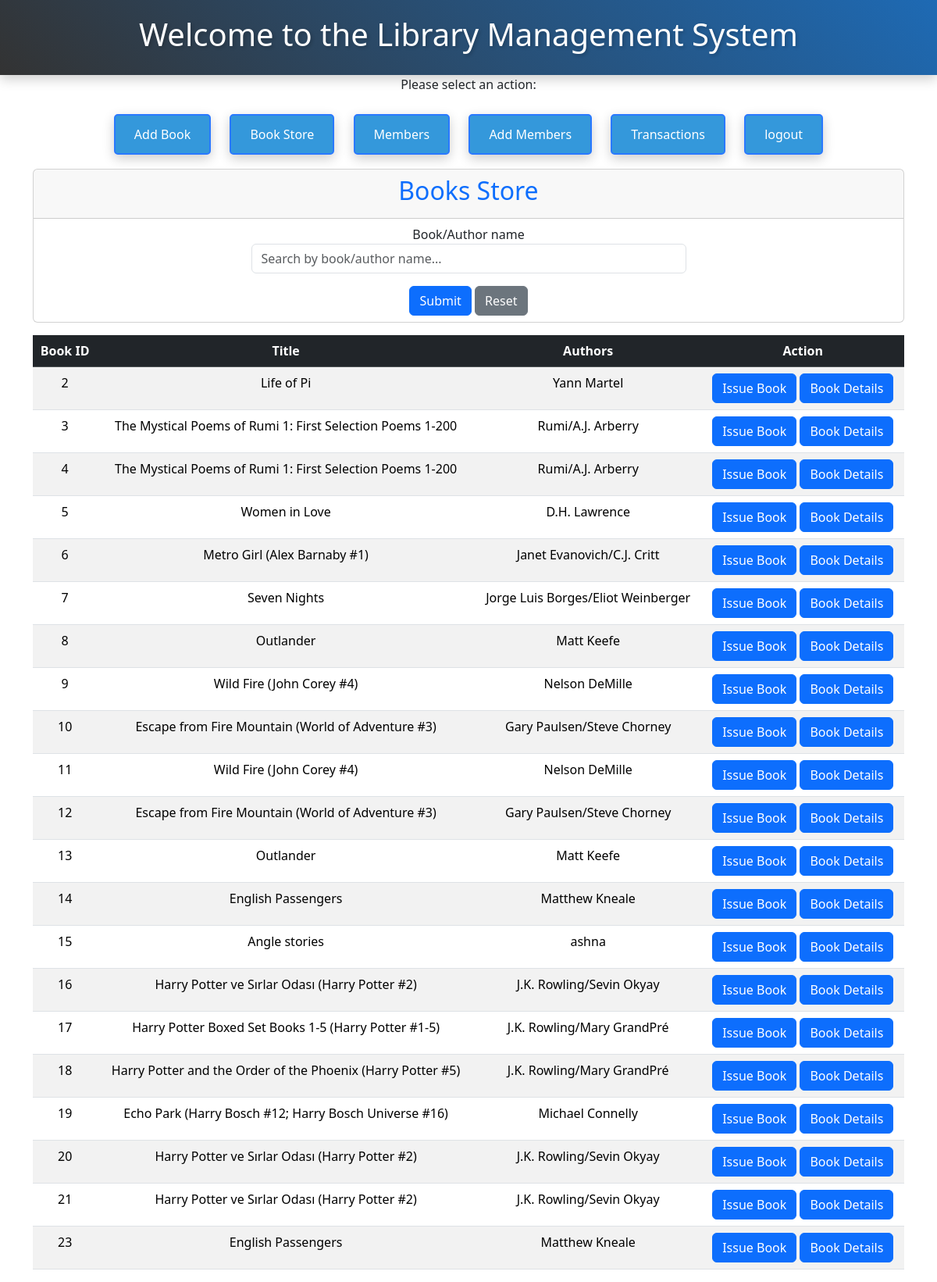
The app's page /book_store/, older data.
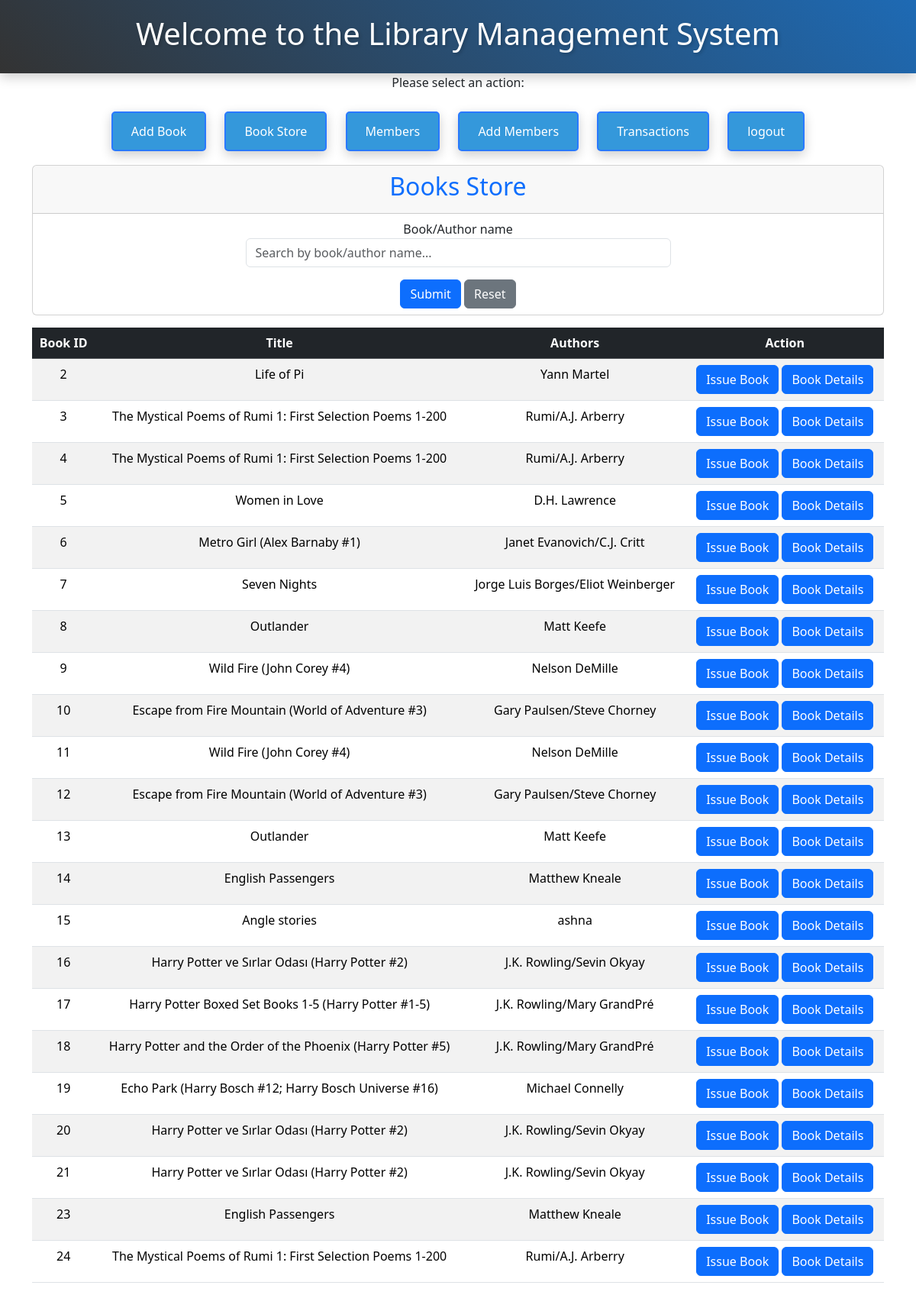
The same page, newer data.
### library/models.py (models this page shows)
class Book(models.Model):    # Defines a Django model named Book with various fields representing book attributes (title, authors, etc.).
    IS_RENT = [(0,'NO'),(1,'YES')]
    title = models.CharField(max_length=255)
    authors = models.CharField(max_length=255)
    average_rating = models.DecimalField(max_digits=3, decimal_places=2)
    isbn = models.CharField(max_length=13)
    isbn13 = models.CharField(max_length=13)
    language_code = models.CharField(max_length=3)
    num_pages = models.IntegerField(null=True, blank=True)
    ratings_count = models.IntegerField()
    text_reviews_count = models.IntegerField()
    publication_date = models.DateField()
    publisher_name = models.CharField(max_length=254)
    is_rent = models.IntegerField(choices=IS_RENT , default=0)

### library/views.py (the view)
# urls.py: path('book_store/', book_store, name='book_store'),                                        # URL for the book_store view with the name "book_store"
def book_store(request):
    heading="Book Store"
    book_name = request.POST.get('book_name' , '')
    data = Book.objects.filter(is_rent =0)
    if book_name:
        data = data.filter(Q(title__icontains=book_name) | Q(authors__icontains = book_name) )
    else:
        data = data
    return render(request, "book_store.html", locals())

### templates/book_store.html (shortened to what this page needs)
{% extends "base.html" %}
{% block content %}
<div class="container mt-2">
  <div class="card-body">
  <div class="card">
      <div class="card-header">
        <h2 class="text-primary"> Books Store</h2>
      </div>
      <div class="row">
        <form action="/book_store/" method="POST">
          <div class="col-md-12 text-center" style="display: flex; flex-direction: column; justify-content: center; align-items: center;">
            <div class="col-6 mb-3 mt-2">
              <label for="book_name" > Book/Author name</label>
              <input class="form-control" name="book_name" id="book_name" type="text" placeholder="Search by book/author name...">
            </div>
          </div>
          <div class="mb-2">
            <button class="btn btn-primary"  type="submit"> Submit</button>
              <a href="/book_store/">
                <button class="btn btn-secondary"   type="button"> Reset</button>
              </a>
          </div>
        </form>
      </div>
    </div>
  </div>
  <div class="body mt-3 mb-3 ">
    <div class="card-body">
      <table class="table table-striped">
        <thead class="table-dark ">
            <tr>
                <th>Book ID</th>
                <th>Title</th>
                <th>Authors</th>
                <th>Action</th>
            </tr>
        </thead>
        <tbody>
            {% for book in data %}
                <tr>
                    <td>{{ book.id }}</td>
                    <td>
                      {{ book.title }}
                    </td>
                    <td>{{ book.authors }}</td>
                    <td>
                      <a href="/issue_book/{{book.id}}/" style="text-decoration:none;">
                        <button class="btn btn-primary"   type="submit">Issue Book</button>
                      </a>
                      <a href="/book_details/{{book.id}}/">
                        <button class=" btn btn-primary">Book Details</button>
                      </a>
                    </td>
                </tr>
            {% endfor %}
        </tbody>
    </table>
    </div>
  </div>
</div>
{% endblock %}

### templates/base.html (shortened to what this page needs)
{% load static %}
<!DOCTYPE html>
<html>
<head>
    <link rel="stylesheet" type="text/css" href="/static/css/style.css">
    <link rel="stylesheet" href="/static/bootstrap-5.3.2-dist/css/bootstrap.min.css">
</head>
<body >
    <header>
        <h1>Welcome to the Library Management System</h1>
    </header>
    <div class="container">
        <p>Please select an action:</p>
        <a href="/book_import/" style="text-decoration: none;">
            <button class="button " >Add Book</button>
        </a>
        <a href="/book_store/" style="text-decoration: none;">
            <button class="button " >Book Store</button>
        </a>
        <a href="/members/" style="text-decoration: none;">
            <button class="button " >Members</button>
        </a>
        <a href="/create_members/" style="text-decoration: none;">
            <button class="button " >Add Members</button>
        </a>
        <a href="/transection_history/" style="text-decoration: none;">
            <button class="button " >Transactions</button>
        </a>
        <a href="/logout/" style="text-decoration: none;">
            <button class="button " >logout</button>
        </a>
    </div>
    {% block content %}
    {% endblock %}
</body>
</html>

### static/css/style.css (style rules this page uses)
body { font-family: 'Arial', sans-serif; background-color: #f2f2f2; margin: 0; padding: 0; }
header { background-color: #333; color: #fff; text-align: center; padding: 20px 0; }
.container { width: 80%; margin: 0 auto; text-align: center; }
h1 { font-size: 36px; }
h2 { font-size: 24px; margin-bottom: 20px; }
.button { display: inline-block; background-color: #3498db; color: #fff; padding: 12px 24px; text-align: center; text-decoration: none; border: none; cursor: pointer; border-radius: 5px; margin: 10px; transition: background-color 0.3s ease; }
.button { box-shadow: 2px 2px 4px rgba(0, 0, 0, 0.2); }
.button { border: 2px solid #2979ff; }
.button { border-radius: 5px; }
.button { box-shadow: 0 5px 15px rgba(0, 0, 0, 0.2); }
header h1 { font-size: 40px; text-shadow: 2px 2px 4px rgba(0, 0, 0, 0.2); }
header { background: linear-gradient(45deg, #333, #1e6ab4); }
header { display: flex; align-items: center; justify-content: center; }
header { box-shadow: 0 5px 15px rgba(0, 0, 0, 0.2); }

Row changes from the older to the newer data that the page shows:
added Book: id "24", title "The Mystical Poems of Rumi 1: First Selection Poems 1-200", authors "Rumi/A.J. Arberry"
